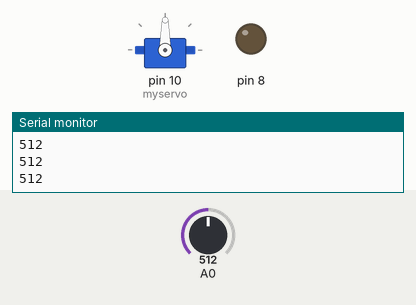
Recording of a sketch running on a simulated Arduino Uno, built with avr-gcc and run on an emulated ATmega328P. On the bench: servo, output pins drawn as LEDs (lit = HIGH), the last lines printed to the serial monitor. Inputs (shaded band) come from the test bench; at power-on: A0 = 512.

Above: at 1.2 s.
1.3 s: A0 set to 716
At 2.0 s:
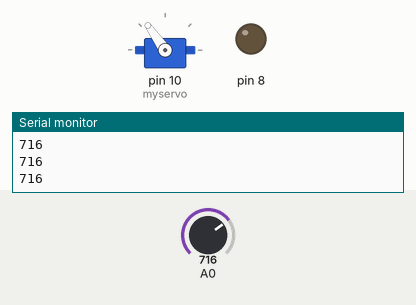
2.8 s: A0 set to 900
At 3.2 s:
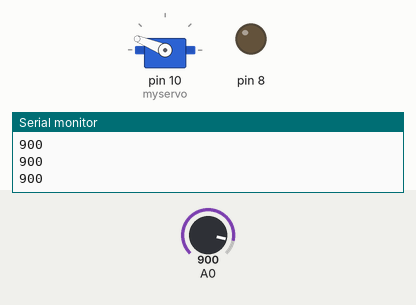
4.3 s: A0 set to 1023
At 5.5 s:
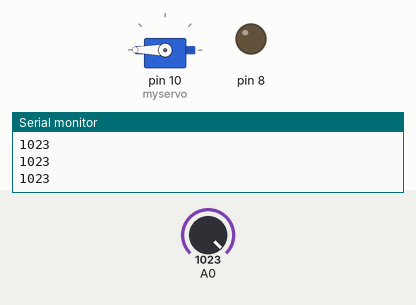
5.8 s: A0 set to 306
At 6.8 s:
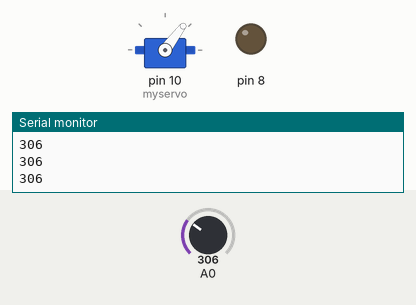
7.3 s: A0 set to 122
At 7.8 s:
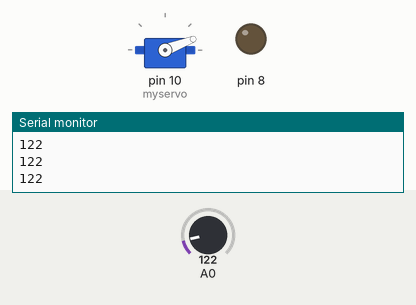
8.8 s: A0 set to 0
At 10.0 s:
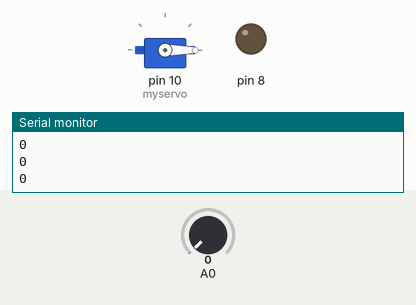
Timing chart, 0 to 11.3 s (numbered marks = the images above; inputs shaded):
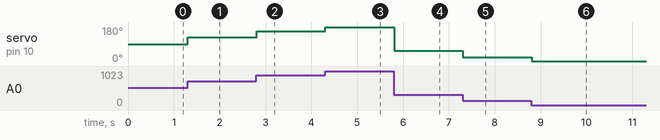

Measured:
- after the input at 1.3 s, servo on pin 10 (myservo): 90° → 125° at once
- after the input at 2.8 s, servo on pin 10 (myservo): 125° → 158° at once
- after the input at 4.3 s, servo on pin 10 (myservo): 158° → 180° at once
- after the input at 5.8 s, servo on pin 10 (myservo): 180° → 53° at once
- after the input at 7.3 s, servo on pin 10 (myservo): 53° → 21° at once
- after the input at 8.8 s, servo on pin 10 (myservo): 21° → 0° at once

The sketch:

servotest.ino
```cpp
#include <Servo.h>
Servo myservo;
void setup() {
  myservo.attach(10);
  pinMode(8,OUTPUT);
  Serial.begin(9600);
}

void loop() {
  int readValue = analogRead(A0);
  int convertValue = map(readValue,0,1023,0,180);
  Serial.println(readValue);
  myservo.write(convertValue);
//  for(int angle=0;angle<=180;angle++){
//    myservo.write(angle);
//    delay(10);
//  }


}
```
